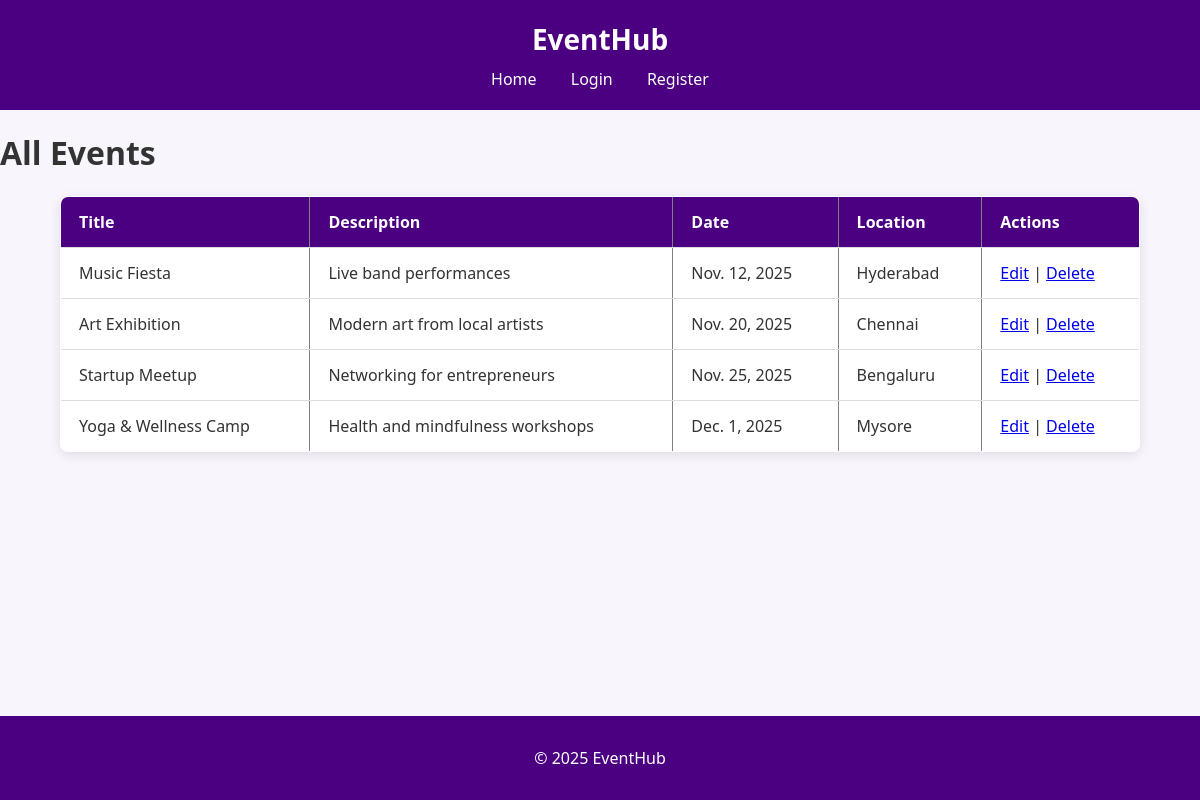
/events/list/, run on the app's committed database.
### events/models.py (models this page shows, shortened)
class Event(models.Model):
    title = models.CharField(max_length=200)
    description = models.TextField()
    date = models.DateField()
    location = models.CharField(max_length=200)

### events/views.py (the view)
# urls.py: path('list/', views.event_list, name='event_list'),
def event_list(request):
    events = Event.objects.all()
    return render(request, 'events_list.html', {'events': events})

### events/templates/events_list.html
{% extends 'base.html' %}
{% block content %}
<h1>All Events</h1>
{% if events %}
<table border="1" cellpadding="10">
    <tr>
        <th>Title</th>
        <th>Description</th>
        <th>Date</th>
        <th>Location</th>
        <th>Actions</th>
    </tr>
    {% for event in events %}
    <tr>
        <td>{{ event.title }}</td>
        <td>{{ event.description }}</td>
        <td>{{ event.date }}</td>
        <td>{{ event.location }}</td>
        <td>
            <a href="{% url 'event_edit' event.pk %}">Edit</a> |
            <a href="{% url 'event_delete' event.pk %}" class="delete-btn">Delete</a>
        </td>
    </tr>
    {% endfor %}
</table>
{% else %}
<div class="empty-message">
    <p>No events available.</p>
    <a href="{% url 'event_create' %}" class="add-btn">Add a new event</a>
</div>
{% endif %}
{% endblock content %}

### templates/base.html (shortened to what this page needs)
<!DOCTYPE html>
<html lang="en">
<head>
    {% load static %}
    <link rel="stylesheet" href="{% static 'style.css' %}">
</head>
<body>
    <header>
        <h1>EventHub</h1>
        <nav>
            <a href="{% url 'home' %}">Home</a>
            {% if user.is_authenticated %}
                <a href="{% url 'event_list' %}">Events</a>
                <a href="{% url 'event_create' %}">Add Event</a>
                <a href="{% url 'logout' %}">Logout</a>
            {% else %}
                <a href="{% url 'login' %}">Login</a>
                <a href="{% url 'register' %}">Register</a>
            {% endif %}
        </nav>
    </header>
    <main>
        {% block content %}
        {% endblock %}
    </main>
    <footer>
        <p>© 2025 EventHub</p>
    </footer>
</body>
</html>

### events/static/style.css (style rules this page uses)
body { font-family: "Segoe UI", Arial, sans-serif; margin: 0; padding: 0; background-color: #f8f6fc; color: #333; min-height: 100vh; display: flex; flex-direction: column; }
header { background-color: #4b0082; color: white; padding: 20px 0; text-align: center; width: 100%; }
header h1 { margin: 0; font-size: 28px; font-weight: bold; }
header nav { margin-top: 10px; }
header nav a { color: white; margin: 0 15px; text-decoration: none; font-weight: 500; }
footer { background-color: #4b0082; color: white; text-align: center; padding: 15px 0; margin-top: auto; width: 100%; }
table { width: 90%; margin: 20px auto; border-collapse: collapse; background-color: #fff; border-radius: 8px; overflow: hidden; box-shadow: 0 3px 12px rgba(0,0,0,0.1); }
th, td { padding: 14px 18px; border-bottom: 1px solid #ddd; text-align: left; }
th { background-color: #4b0082; color: white; }

### data on the page
Event: title "Music Fiesta", description "Live band performances", date "Nov. 12, 2025", location "Hyderabad"
Event: title "Art Exhibition", description "Modern art from local artists", date "Nov. 20, 2025", location "Chennai"
Event: title "Startup Meetup", description "Networking for entrepreneurs", date "Nov. 25, 2025", location "Bengaluru"
Event: title "Yoga & Wellness Camp", description "Health and mindfulness workshops", date "Dec. 1, 2025", location "Mysore"
